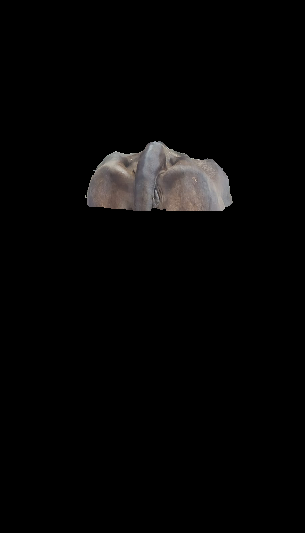
#> input picture images/grabcut/ECC_2.75/grabcut_2.png, 305 x 533 px, found by its file name
$ python teste.py
#> lines starting #> are read from the running program, lines starting #| are printed output that depends on the picture; after the words box and inside, x2 and y2 are one past the last pixel; in counts of white or black regions, pixels touching at a corner belong together; long printed decimals are rounded
import cv2
import numpy as np
import matplotlib.pyplot as plt
from sklearn.metrics import mean_squared_error
import os


class BcsPolynomialFit:

    def __init__(self):
        # constant parameters
        self.__kernel_size = (3, 3)
        self.__threshold = 10
        self.__polynomial_degree = 30

        self.__characteristic_bcs_info = {}
        self.__characteristic_bcs_images = {}

    def set_characteristic_bcs_images(self, bcs_images: dict):
        self.__characteristic_bcs_images = bcs_images

    def create_characteristic_polynomials(self):
        for bcs, image_path in self.__characteristic_bcs_images.items():
            cow_image, thresh, top_back_shape, x, y, polynomial_coefficients, polynomial = self.__create_polynomial(
                image_path)
            self.__characteristic_bcs_info[bcs] = {
                "image": cow_image,
                "thresh": thresh,
                "top_back_shape": top_back_shape,
                "x": x,
                "y": y,
                "polynomial_coefficients": polynomial_coefficients,
                "polynomial": np.poly1d(polynomial_coefficients)
            }

    def predict(self, image_path: str, real_bcs: float) -> float:
        mse_scores = {}
        cow_image, thresh, top_back_shape, x, y, polynomial_coefficients, polynomial = self.__create_polynomial(
            image_path)
        #print(polynomial)

        i = 0
        j = 0
        fig, ax = plt.subplots(2, 4, figsize=(15, 10))

        for bcs, info in self.__characteristic_bcs_info.items():
            min_x_real = sorted(info["x"])[0]
            max_x_real = sorted(info["x"])[-1]
            min_x_predict = sorted(x)[0]
            max_x_predict = sorted(x)[-1]

            new_x_real = np.linspace(min_x_real, max_x_real, 500)
            new_y_real = info["polynomial"](new_x_real)
            new_x_predict = np.linspace(min_x_predict, max_x_predict, 500)
            new_y_predict = polynomial(new_x_predict)

            min_y_real = sorted(new_y_real)[0]
            max_y_real = sorted(new_y_real)[-1]
            min_y_predict = sorted(new_y_predict)[0]
            max_y_predict = sorted(new_y_predict)[-1]

            cx = (max_x_predict - min_x_predict) / (max_x_real - min_x_real)
            cy = (max_y_predict - min_y_predict) / (max_y_real - min_y_real)

            mse_scores[bcs] = mean_squared_error(new_y_real, new_y_predict / cy)

            if j > 3:
                i += 1
                j = 0

            ax[i, j].plot(new_x_real, new_y_real, "o", markersize=2, color="orange")
            ax[i, j].plot(new_x_predict, new_y_predict, "o", markersize=2, color="blue")
            ax[i, j].plot(new_x_predict / cx, new_y_predict / cy, "o", markersize=2, color="green")
            ax[i, j].axis("equal")
            ax[i, j].legend([f"known poly - ECC: {bcs}", f"poly to be predicted - ECC: {real_bcs}", "resized poly"], loc="best")

            j += 1

        print("mse",mse_scores)
        #plt.show()

        return float(min(mse_scores, key=mse_scores.get))

    # [54 lines left out: functions derivative_analysis, show_characteristic_polynomials, not called in this run]

    def __create_polynomial(self, image_path: str):
#> called with image_path = 'images\\grabcut/ECC_2.75/grabcut_2.png'
        cow_image = cv2.imread(image_path, cv2.IMREAD_GRAYSCALE)
#> cow_image: shape (533, 305); min 0, max 206, mean 5.6
        _, thresh = cv2.threshold(cow_image, self.__threshold, 255, cv2.THRESH_BINARY)
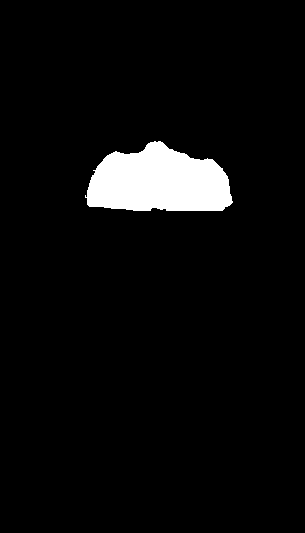
#> thresh: shape (533, 305); 4.7% white; 1 white region, box (x1, y1, x2, y2) and area: (85, 141, 233, 211) 7657

        blur_image = cv2.blur(thresh, self.__kernel_size)
        blur_image[blur_image != 255] = 0
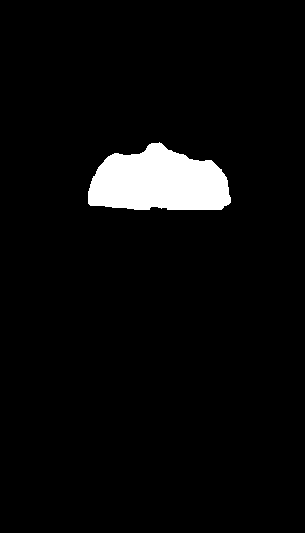
#> blur_image: shape (533, 305); 4.4% white; 1 white region, box (x1, y1, x2, y2) and area: (88, 142, 231, 210) 7204

        # dilate the image to prevent black pixels in the center of the cow
        kernel = np.ones(self.__kernel_size, np.uint8)
        dilated_image = cv2.dilate(blur_image, kernel, iterations=2)
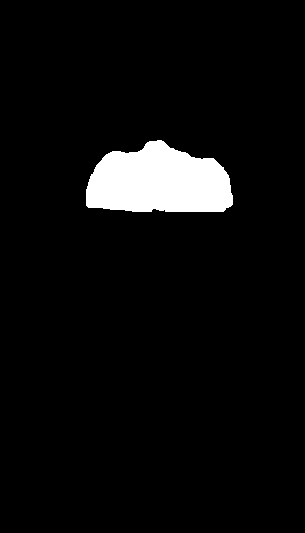
#> dilated_image: shape (533, 305); 5% white; 1 white region, box (x1, y1, x2, y2) and area: (86, 140, 233, 212) 8092

        erode_image = self.__erode(dilated_image, kernel_size=self.__kernel_size)
        subtract_image = cv2.subtract(dilated_image, erode_image)
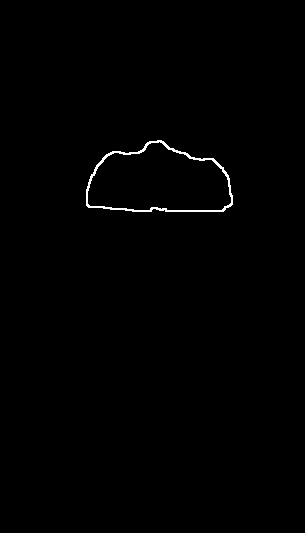
#> subtract_image: shape (533, 305); 0.55% white in thin lines or dots, all inside (x1, y1, x2, y2) = (86, 140, 233, 212)
        top_back_shape = self.__get_top_back_shape(subtract_image)

        x, y = self.__translate_shape_coords_to_origin(top_back_shape)
        polynomial_coefficients = np.polyfit(x, y, deg=self.__polynomial_degree)
        polynomial = np.poly1d(polynomial_coefficients)

        return cow_image, thresh, top_back_shape, x, y, polynomial_coefficients, polynomial

    def __erode(self, image, kernel_size=(5, 5), iterations=2):
        kernel = np.ones(kernel_size, np.uint8)
        erode_image = cv2.erode(image, kernel, iterations=iterations)

        return erode_image

    def __get_top_back_shape(self, image):
        image = image.copy()
        mean = np.mean(np.where(image != 0)[0])  # mean of the y coordinates of the board
#> mean = 180.6
        for y in range(image.shape[0]):
            for x in range(image.shape[1]):
                if y > mean:
                    image[y][x] = 0
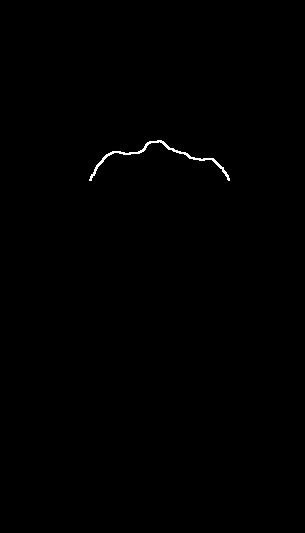
#> image: shape (533, 305); 0.28% white in thin lines or dots, all inside (x1, y1, x2, y2) = (89, 140, 230, 181)

        return image

    def __find_the_center_pixel(self, image):
        mean_y = np.mean(np.where(image != 0)[0])
        mean_x = np.mean(np.where(image != 0)[1])

        return int(mean_x), int(mean_y)

    def __translate_shape_coords_to_origin(self, image):
        flipped_image = image[::-1, :]
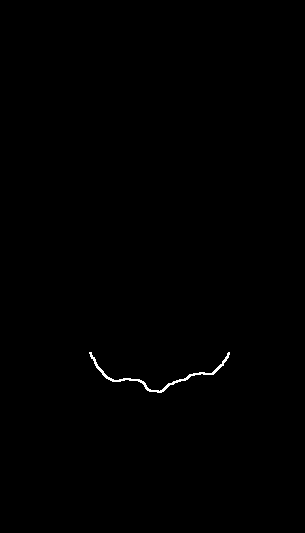
#> flipped_image: shape (533, 305); 0.28% white in thin lines or dots, all inside (x1, y1, x2, y2) = (89, 352, 230, 393)
        x_distance, y_distance = self.__find_the_center_pixel(flipped_image)
#> in __find_the_center_pixel, `mean_y = np.mean(np.where(image != 0)[0])`: mean_y = 375.1
#> in __find_the_center_pixel, `mean_x = np.mean(np.where(image != 0)[1])`: mean_x = 157.8
#> x_distance = 157; y_distance = 375

        trans_y = np.where(flipped_image != 0)[0] - y_distance
#> trans_y = 450 values from -23 to 17
        trans_x = np.where(flipped_image != 0)[1] - x_distance
#> trans_x = 450 values, max 72 at index 4, min -68 at index 0, mean 0.809

        return trans_x, trans_y


def main():
    images_path = r'images\grabcut'

    bcs_polynomial_fit = BcsPolynomialFit()
    train_images = {
        2.75: images_path + os.sep + "ECC_2.75" + os.sep + "grabcut_2.png",
        3.0: images_path + os.sep + "ECC_3.0" + os.sep + "grabcut_1.png",
        3.25: images_path + os.sep + "ECC_3.25" + os.sep + "grabcut_1.png",
        3.5: images_path + os.sep + "ECC_3.5" + os.sep + "grabcut_1.png",
        3.75: images_path + os.sep + "ECC_3.75" + os.sep + "grabcut_1.png",
        4.0: images_path + os.sep + "ECC_4.0" + os.sep + "grabcut_4.png",
        4.5: images_path + os.sep + "ECC_4.5" + os.sep + "grabcut_1.png",
    }
    bcs_polynomial_fit.set_characteristic_bcs_images(train_images)
    bcs_polynomial_fit.create_characteristic_polynomials()
#> in __create_polynomial, `x, y = self.__translate_shape_coords_to_origin(top_back_shape)`: x has the same summary as trans_x in __translate_shape_coords_to_origin; y = 450 values from -23 to 17
#> in __create_polynomial, `polynomial_coefficients = np.polyfit(x, y, deg=self.__polynomial_degree)`: polynomial_coefficients = 31 values, max 16.21 at index 30, min -0.0739 at index 29, mean 0.519
#> in create_characteristic_polynomials, `cow_image, thresh, top_back_shape, x, y, polynomial_coefficients, poly..`: x has the same summary as trans_x in __translate_shape_coords_to_origin; y = 450 values from -23 to 17
#> pass 2 of the loop in create_characteristic_polynomials, `for bcs, image_path in self.__characteristic_bcs_images.items():`:
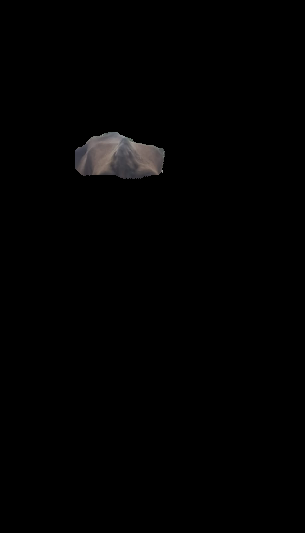
#> input picture images/grabcut/ECC_2.75/grabcut_1.png, 305 x 533 px, found by its file name
#> thresh: shape (533, 305); 1.9% white; 1 white region, box (x1, y1, x2, y2) and area: (75, 132, 165, 179) 3168
#> dilated_image: shape (533, 305); 2.1% white; 1 white region, box (x1, y1, x2, y2) and area: (74, 131, 166, 180) 3437
#> subtract_image: shape (533, 305); 0.34% white in thin lines or dots, all inside (x1, y1, x2, y2) = (74, 131, 166, 180)
#> flipped_image: shape (533, 305); 0.17% white in thin lines or dots, all inside (x1, y1, x2, y2) = (74, 376, 166, 402)
#> in __create_polynomial (call 2), `x, y = self.__translate_shape_coords_to_origin(top_back_shape)`: x = 281 values, max 48 at index 4, min -43 at index 0, mean 0.996; y = 281 values from -14 to 11
#> in __create_polynomial (call 2), `polynomial_coefficients = np.polyfit(x, y, deg=self.__polynomial_degree)`: polynomial_coefficients = 31 values, max 9.85 at index 30, min -0.437 at index 29, mean 0.302
#> in create_characteristic_polynomials, `cow_image, thresh, top_back_shape, x, y, polynomial_coefficients, poly..`: y = 281 values from -14 to 11
    # bcs_polynomial_fit.show_characteristic_polynomials()
    #bcs_polynomial_fit.derivative_analysis()

    results = {"right": 0, "wrong": 0}

    # print(f'The predicted bcs is: {bcs_polynomial_fit.predict(images_path + os.sep + "ECC_3.0" + os.sep + "grabcut_2.png", 3.25)}')

    # directory[0] -> directory path
    # directory[1] -> subdirectories names
    # directory[2] -> directory files
    for directory in os.walk(images_path):
        if len(directory[1]) == 0:
            for image_file in directory[2]:  # walk through the image files in directories
                test_cow = directory[0] + os.sep + image_file
                real_bcs = float(
                    directory[0].split(os.sep)[-1].split("_")[-1])  # get the BCS number from the directory name

                if train_images[real_bcs] != test_cow:  # check if the test image is the train image
                    print(test_cow)
                    predicted_bcs = bcs_polynomial_fit.predict(test_cow, real_bcs)
                    print(f"Real: {real_bcs} - Predicted: {predicted_bcs}")
                    if real_bcs == predicted_bcs:
                        results["right"] += 1
                    else:
                        results["wrong"] += 1
#> pass 2 of the loop in main, `for directory in os.walk(images_path):`:
#> thresh: shape (533, 305); 5.6% white; 1 white region, box (x1, y1, x2, y2) and area: (94, 89, 238, 184) 9044
#> dilated_image: shape (533, 305); 5.9% white; 1 white region, box (x1, y1, x2, y2) and area: (94, 89, 239, 184) 9527
#> erode_image: shape (533, 305); 5.3% white; 1 white region, box (x1, y1, x2, y2) and area: (96, 91, 237, 182) 8563
#> subtract_image: shape (533, 305); 0.59% white in thin lines or dots, all inside (x1, y1, x2, y2) = (94, 89, 239, 184)
#> mean = 137.6
#> after the loop in __get_top_back_shape (call 8), `for y in range(image.shape[0]):`:
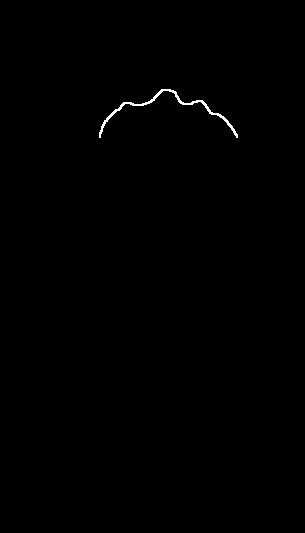
#> image: shape (533, 305); 0.3% white in thin lines or dots, all inside (x1, y1, x2, y2) = (99, 89, 238, 138)
#> in __translate_shape_coords_to_origin (call 8), `flipped_image = image[::-1, :]`:
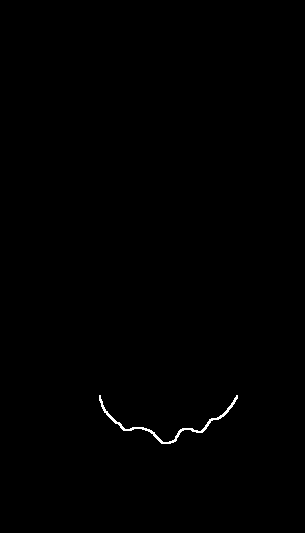
#> flipped_image: shape (533, 305); 0.3% white in thin lines or dots, all inside (x1, y1, x2, y2) = (99, 395, 238, 444)
#> x_distance = 167; y_distance = 422
#> trans_y = 486 values from -27 to 21
#> trans_x = 486 values, max 70 at index 3, min -68 at index 0, mean 0.14
#> in predict, `cow_image, thresh, top_back_shape, x, y, polynomial_coefficients, poly..`: x has the same summary as trans_x in __translate_shape_coords_to_origin; y = 486 values from -27 to 21; polynomial_coefficients = 31 values, max 20.73 at index 30, min -0.042 at index 28, mean 0.668
#> the loop in predict, `for bcs, info in self.__characteristic_bcs_info.items():` made 7 passes
#> (cx, cy) on passes 1 to 7: (0.986, 1.21), (1.52, 2.06), (1.52, 2.06), (1.52, 2.06), (1.52, 2.06), (1, 1), (1.52, 2.06)
#> after the loop in predict, `for bcs, info in self.__characteristic_bcs_info.items():`: i = 1; j = 3; mse_scores = {2.75: 6.26, 3: 8.65, 3.25: 8.65, 3.5: 8.65, 3.75: 8.65, 4: 0, 4.5: 8.65}
#| mse {2.75: 6.264, 3.0: 8.654, 3.25: 8.654, 3.5: 8.654, 3.75: 8.654, 4.0: 0.0, 4.5: 8.654}
#> predicted_bcs = 4
#| Real: 3.0 - Predicted: 4.0

    print(results)


if __name__ == "__main__":
    np.set_printoptions(suppress=True)
    main()
#> figure, not shown here; panel 1: curve peaks at x = -1.23, y = 16.25; panel 1: curve peaks at x = 0.0321, y = 20.73; panel 1: curve peaks at x = 0.0325, y = 17.17; panel 2: curve peaks at x = -3.79, y = 10.66
#> figure, not shown here; panel 1: curve peaks at x = -1.23, y = 16.25; panel 1: curve peaks at x = 7.38, y = 12.12; panel 1: curve peaks at x = 9.4, y = 16.42; panel 2: curve peaks at x = -3.79, y = 10.66
#> figure, not shown here; panel 1: curve peaks at x = -1.23, y = 16.25; panel 1: curve peaks at x = 11.22, y = 18.14; panel 1: curve peaks at x = 11.31, y = 17.94; panel 2: curve peaks at x = -3.79, y = 10.66
#> figure, not shown here; panel 1: curve peaks at x = -1.23, y = 16.25; panel 1: curve peaks at x = -3.79, y = 10.66; panel 1: curve peaks at x = -5.83, y = 18.2; panel 2: curve peaks at x = -3.79, y = 10.66
#> figure, not shown here; panel 1: curve peaks at x = -1.23, y = 16.25; panel 1: curve peaks at x = -1.23, y = 16.25; panel 1: curve peaks at x = -1.23, y = 16.25; panel 2: curve peaks at x = -3.79, y = 10.66
#> figure, not shown here; panel 1: curve peaks at x = -1.23, y = 16.25; panel 1: curve peaks at x = -9.29, y = 46.2; panel 1: curve peaks at x = -7.39, y = 17.46; panel 2: curve peaks at x = -3.79, y = 10.66
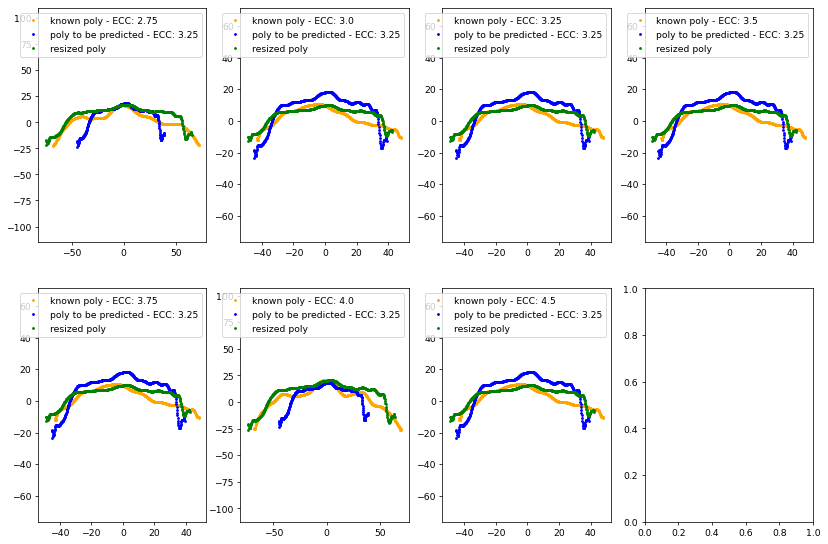
#> figure drawn by matplotlib, 7 panels; panel 1: curve peaks at x = -1.23, y = 16.25; panel 1: curve peaks at x = 2.64, y = 18.39; panel 1: curve peaks at x = 4.4, y = 17.01; panel 2: curve peaks at x = -3.79, y = 10.66
